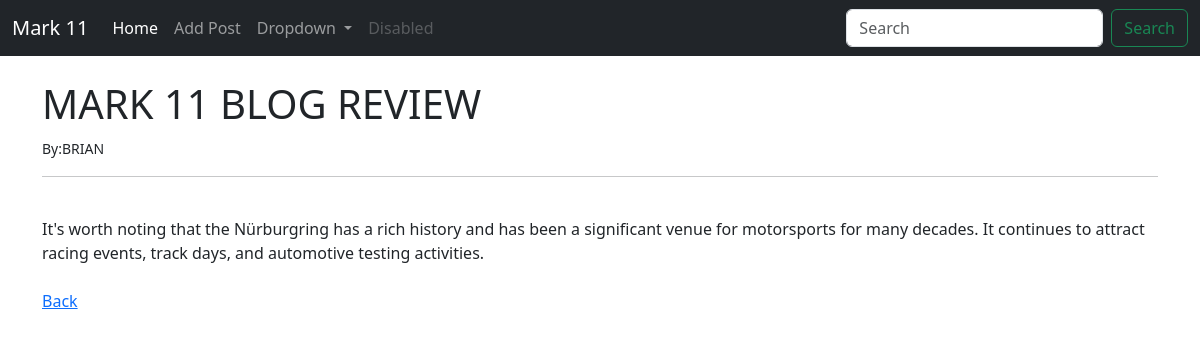
The app's page /article/2 with its own data.
### theblog/models.py (models this page shows, shortened)
class Post(models.Model):
	title=models.CharField(max_length=255)
	title_tag=models.CharField(max_length=255, default="Mark 11 blog")
	author=models.ForeignKey(User, on_delete=models.CASCADE)
	body=models.TextField()

### theblog/views.py (the view)
# urls.py: path('article/<int:pk>',ArticleDetailView.as_view(), name='article-details'),
class ArticleDetailView(DetailView):
	model=Post
	template_name='article_details.html'

### theblog/templates/article_details.html (shortened to what this page needs)
{% extends 'base.html' %}
{% block content %}
<h1>{{post.title}}</h1>
<small> By:{{post.author.first_name}}{{post.author.name_name}}</small><br/>
<hr>
<br/>
{{post.body}}
<br/><br/>
<a href="{% url 'home'%}">Back</a>
{% endblock %}

### records on screen
Post: title "MARK 11 BLOG REVIEW", author.first_name "BRIAN", body "It's worth noting that the Nürburgring has a rich history and has been a significant venue for motorsports for many decades. It continues to attract racing events, track days, and automotive testing activities."
